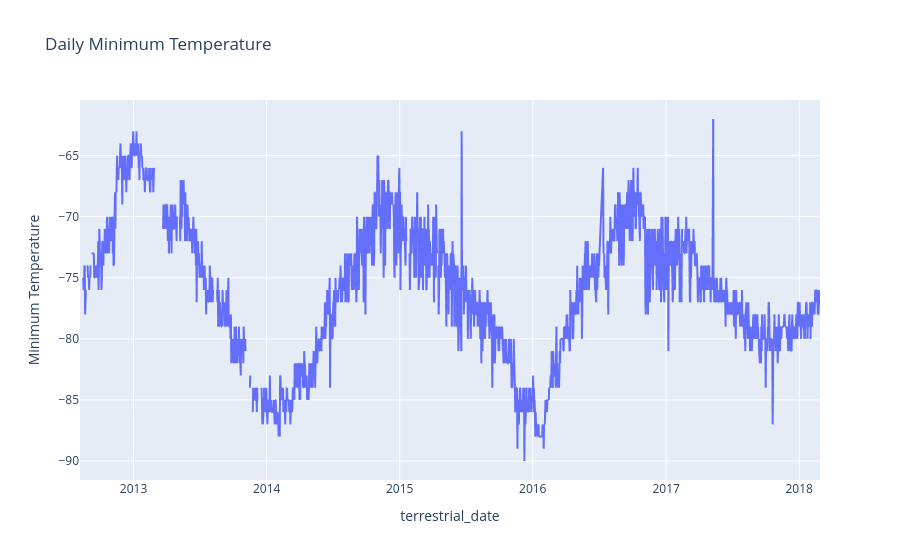

Notebook code cell kept with this figure:
### Code cell
# Plot a line chart the daily minimum temp
# note: you do not need to modify the dataframe 
# use the original one you loaded at the beginning of the milestone.
df['terrestrial_date'] = pd.to_datetime(df['terrestrial_date'])

# Create a line chart using Plotly Express
fig = px.line(df, x='terrestrial_date', y='min_temp', title='Daily Minimum Temperature',
              labels={'min_temp': 'Minimum Temperature'})
# Show the plot
fig.show()

### Figure 1 — Plotly figure (JSON) as saved in the notebook; plotly's stock layout.template omitted (floating-point values rounded to 4 significant figures; data arrays with more than 128 entries replaced by an {"elided": "..."} marker saying what was removed)
{"data": [{"hovertemplate": "terrestrial_date=%{x}<br>Minimum Temperature=%{y}<extra></extra>", "legendgroup": "", "line": {"color": "#636efa", "dash": "solid"}, "marker": {"symbol": "circle"}, "mode": "lines", "name": "", "showlegend": false, "type": "scattergl", "x": {"elided": "1894 str values"}, "xaxis": "x", "y": {"elided": "1894 int values"}, "yaxis": "y"}], "layout": {"autosize": true, "legend": {"tracegroupgap": 0}, "title": {"text": "Daily Minimum Temperature"}, "xaxis": {"anchor": "y", "autorange": true, "domain": [0, 1], "range": ["2012-08-07", "2018-02-27"], "title": {"text": "terrestrial_date"}, "type": "date"}, "yaxis": {"anchor": "x", "autorange": true, "domain": [0, 1], "range": [-91.56, -60.44], "title": {"text": "Minimum Temperature"}, "type": "linear"}}}
